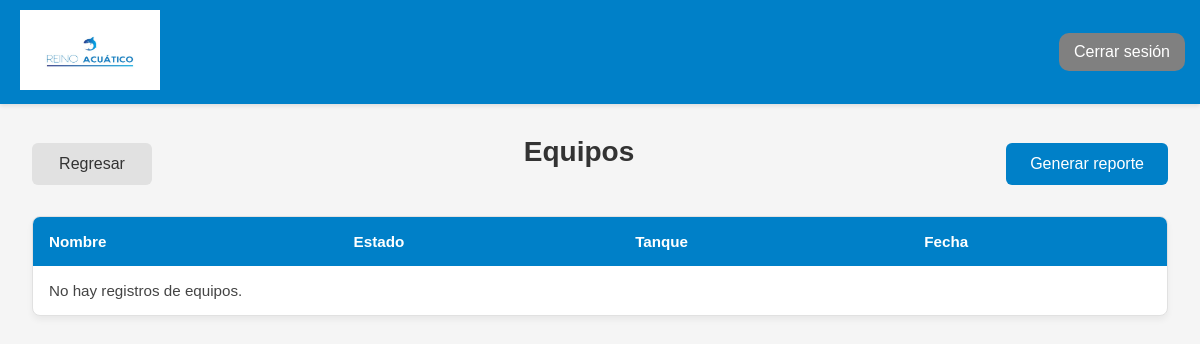
/views/tabla_equipo.php (signed in), run on an earlier commit of the app's database.
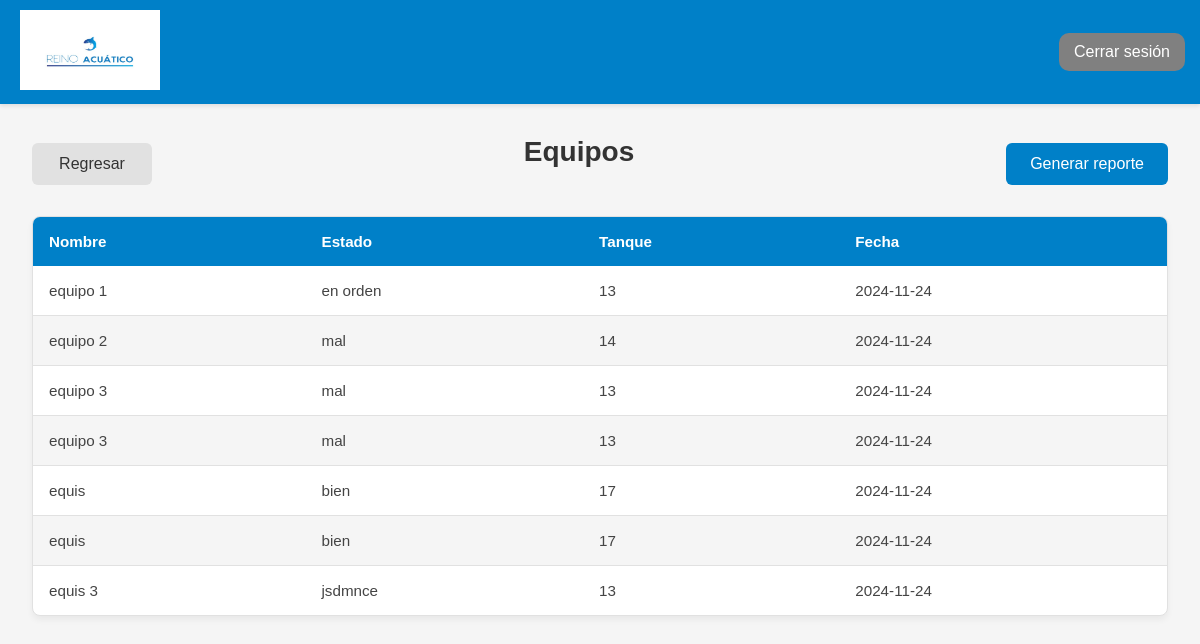
And on a later commit of the database.
### tables this page shows
CREATE TABLE `equipo` (
  `pk_equipo` smallint(6) NOT NULL,
  `nombre` varchar(150) NOT NULL,
  `estado` varchar(250) NOT NULL,
  `fk_tanque` smallint(6) NOT NULL,
  `fecha` date NOT NULL
);

### Class/clase_conexion.php (called while the page is built, shortened)
<?php
class Conexion {
    public static function conectar() {
        $servidor = "localhost";
        $usuario = "root";
        $contraseña = "";
        $nom_base_datos = "ges_acuario5";
        $conectar = new mysqli($servidor, $usuario, $contraseña, $nom_base_datos);
        return $conectar;
    }
}
?>

### functions/mostrar_equipo.php (called while the page is built)
<?php
include_once '../Class/clase_conexion.php';
class Equipo {
    private $conn;
    public function __construct() {
        $this->conn = Conexion::conectar();
    }
    public function mostrar() {
        $sql = "SELECT * FROM equipo";
        $resultado = $this->conn->query($sql);
        if ($resultado && $resultado->num_rows > 0) {
            return $resultado->fetch_all(MYSQLI_ASSOC);
        } else {
            return [];
        }
    }
}
?>

### views/tabla_equipo.php (the view, shortened to what this page needs)
<?php
include '../functions/mostrar_equipo.php';
$equipo = new Equipo();
$equipo = $equipo->mostrar();
?>
<!DOCTYPE html>
<html lang="en">
<head>
    <link rel="stylesheet" href="../Styles/tabla.css">
</head>
<body>
    <?php include("layout/header.php") ?>
    <div class="contenido">
        <div class="tabla">
            <div class="controles">
            <a onclick="window.location.href='panel.php'" class="btn" type="button">Regresar</a>
                <h2>Equipos</h2>
                <a href="../fpdf/reporte_equipo.php" target="_blank" class="generar-reporte">Generar reporte</a>
            </div>
            <table>
                <thead>
                    <tr>
                        <th>Nombre</th>
                        <th>Estado</th>
                        <th>Tanque</th>
                        <th>Fecha</th>
                    </tr>
                </thead>
                <tbody>
                    <?php if (!empty($equipo)): ?>
                        <?php foreach ($equipo as $equipo): ?>
                            <tr>
                                <td><?php echo $equipo['nombre']; ?></td>
                                <td><?php echo $equipo['estado']; ?></td>
                                <td><?php echo $equipo['fk_tanque']; ?></td>
                                <td><?php echo $equipo['fecha']; ?></td>
                            </tr>
                        <?php endforeach; ?>
                    <?php else: ?>
                        <tr>
                            <td colspan="7">No hay registros de equipos.</td>
                        </tr>
                    <?php endif; ?>
                </tbody>
            </table>
        </div>
    </div>
</body>
</html>

### views/layout/header.php (shortened to what this page needs)
<!DOCTYPE html>
<html lang="en">
<head>
</head>
<body>
    <header>
        <a href="panel.php"><img src="../Storage/logo.jpg" alt="logo" height="100px" width="180px"></a>
        <a href="../functions/cerrarsesion.php" class="cerrar-sesion">Cerrar sesión</a>
    </header>
</body>
</html>

### Styles/tabla.css (style rules this page uses)
* { margin: 0; padding: 0; box-sizing: border-box; font-family: 'Segoe UI', Tahoma, Geneva, Verdana, sans-serif; }
body { background-color: #f5f5f5; min-height: 100vh; }
.contenido { display: flex; min-height: calc(100vh - 100px); }
.tabla { flex: 1; padding: 2rem; margin: 0; width: auto; }
.tabla h2 { color: #333; margin-bottom: 1.5rem; font-size: 1.75rem; }
.controles { display: flex; justify-content: space-between; align-items: center; margin-bottom: 1.5rem; }
.generar-reporte { background-color: #0080c8; color: white; padding: 0.75rem 1.5rem; border-radius: 6px; text-decoration: none; transition: all 0.3s ease; display: inline-flex; align-items: center; gap: 0.5rem; }
table { width: 100%; background-color: white; border-radius: 8px; overflow: hidden; border: 1px solid #e1e1e1; border-collapse: separate; border-spacing: 0; box-shadow: 0 4px 6px rgba(0,0,0,0.05); }
thead { background-color: #0080c8; }
th { color: white; font-weight: 600; padding: 1rem; text-align: left; font-size: 0.95rem; border: none; }
td { padding: 1rem; border-bottom: 1px solid #e1e1e1; color: #444; font-size: 0.95rem; text-align: left; }
tr:last-child td { border-bottom: none; }
table tr:nth-child(even) { background-color: whitesmoke; }
.btn { padding: 12px 24px; border: none; border-radius: 6px; font-size: 1rem; font-weight: 500; cursor: pointer; transition: all 0.3s ease; text-decoration: none; display: inline-flex; align-items: center; justify-content: center; min-width: 120px; background-color: #e1e1e1; color: #333; }

### views/layout/header.php (style rules this page uses)
* { margin: 0; padding: 0; box-sizing: border-box; font-family: 'Heebo', Arial, Helvetica, 'Nimbus Sans L', sans-serif; ; }
.cerrar-sesion { text-decoration: none; background-color: grey; margin: 10px 15px; padding: 10px 15px; color: white; border-radius: 10px; transition: all 0.5s ease; }
header { display: flex; background-color: #0080c8; box-shadow: 0 2px 4px rgba(0, 0, 0, 0.1); justify-content: space-between; align-items: center; }
header img { padding: 10px 20px; }

What changed in the data, as far as the page shows it:
added equipo: nombre "equipo 1", estado "en orden", fk_tanque "13", fecha "2024-11-24"
added equipo: nombre "equipo 2", estado "mal", fk_tanque "14", fecha "2024-11-24"
added equipo: nombre "equipo 3", estado "mal", fk_tanque "13", fecha "2024-11-24"
added equipo: nombre "equipo 3", estado "mal", fk_tanque "13", fecha "2024-11-24"
added equipo: nombre "equis", estado "bien", fk_tanque "17", fecha "2024-11-24"
added equipo: nombre "equis", estado "bien", fk_tanque "17", fecha "2024-11-24"
added equipo: nombre "equis 3", estado "jsdmnce", fk_tanque "13", fecha "2024-11-24"
Also different on the page:
text no longer shown: "No hay registros de equipos."
